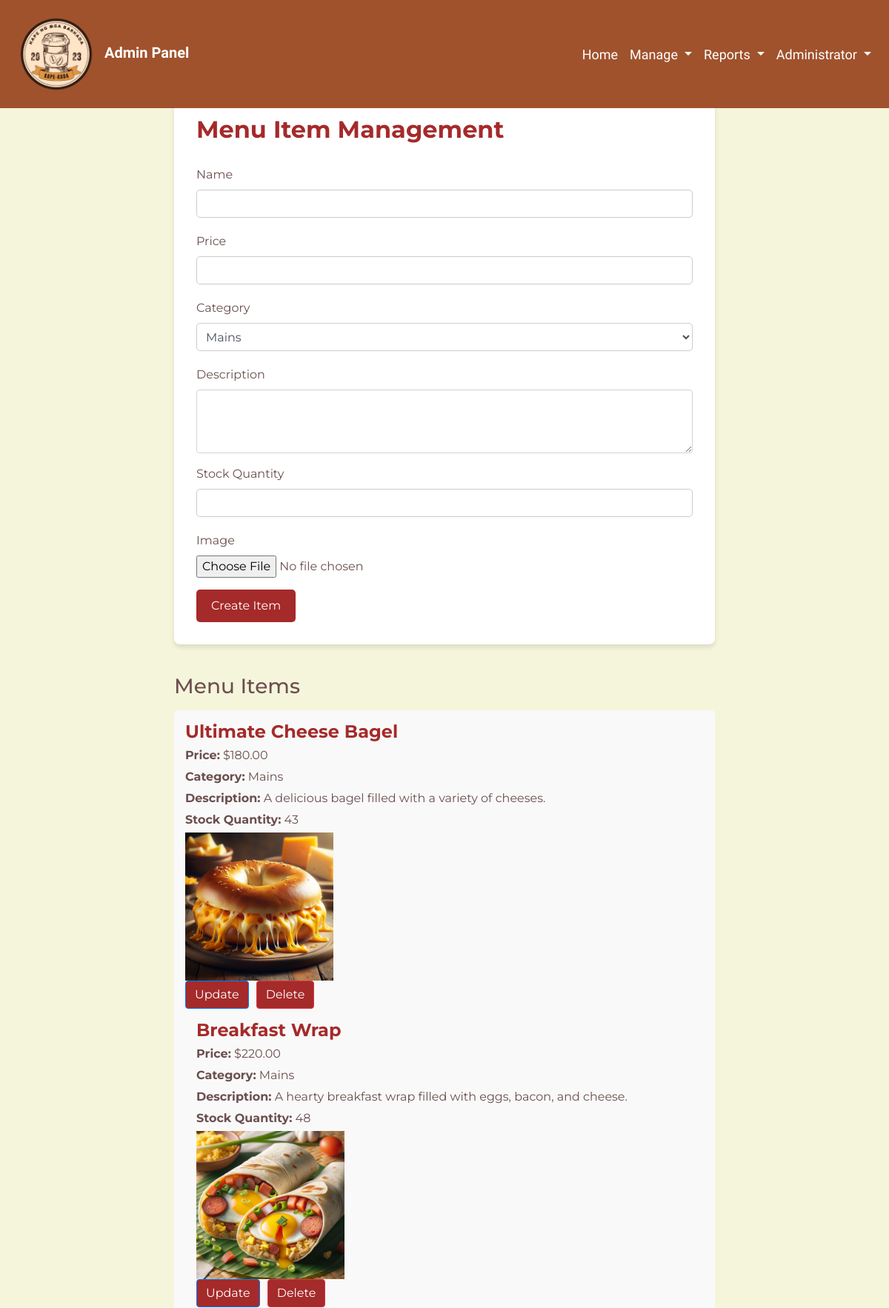
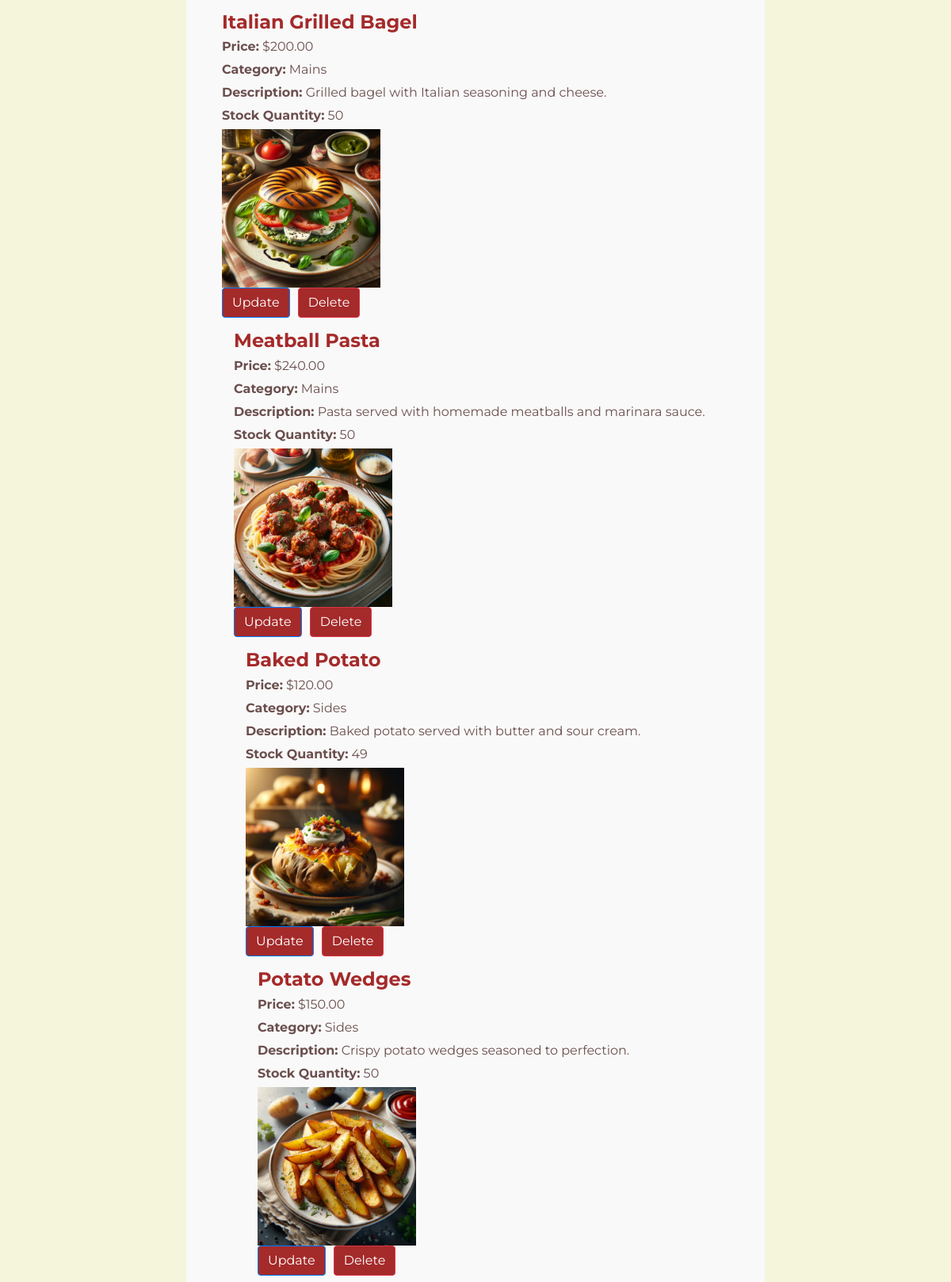
Page /admin_menu.php (upper part) on the committed database (2 pictures, top to bottom).
### tables this page shows
CREATE TABLE `menu_items` (
  `menu_item_id` int NOT NULL,
  `name` varchar(100) NOT NULL,
  `category` varchar(50) NOT NULL,
  `price` decimal(10,2) NOT NULL,
  `description` text,
  `stock_quantity` int NOT NULL,
  `image` varchar(60) DEFAULT NULL
);

### admin_menu.php (the view, shortened to what this page needs)
<?php
include 'admin_navbar.php';
include 'db_connection.php';
$sql = "SELECT * FROM menu_items";
$result = mysqli_query($conn, $sql);
$menu_items = [];
if (mysqli_num_rows($result) > 0) {
    while ($row = mysqli_fetch_assoc($result)) {
        $menu_items[] = $row;
    }
}
?>
<!DOCTYPE html>
<html lang="en">
<head>
    <link rel="stylesheet" href="https://stackpath.bootstrapcdn.com/bootstrap/4.5.2/css/bootstrap.min.css">
</head>
<body>
<div class="container">
    <div class="row justify-content-center">
        <div class="col-md-8">
            <div class="promotion-container">
                <h2 class="promotion-title">Menu Item Management</h2>
                <form class="promotion-form" method="post" action="<?php echo htmlspecialchars($_SERVER["PHP_SELF"]); ?>" enctype="multipart/form-data">
                    <div class="form-group">
                        <label for="name">Name</label>
                        <input type="text" class="form-control" id="name" name="name" required>
                    </div>
                    <div class="form-group">
                        <label for="price">Price</label>
                        <input type="number" class="form-control" id="price" name="price" min="0.01" step="0.01" required>
                    </div>
                    <div class="form-group">
                        <label for="category">Category</label>
                        <select class="form-control" id="category" name="category" required>
                            <option value="Mains">Mains</option>
                        </select>
                    </div>
                    <div class="form-group">
                        <label for="description">Description</label>
                        <textarea class="form-control" id="description" name="description" rows="3" required></textarea>
                    </div>
                    <div class="form-group">
                        <label for="stock_quantity">Stock Quantity</label>
                        <input type="number" class="form-control" id="stock_quantity" name="stock_quantity" required>
                    </div>
                    <div class="form-group">
                        <label for="image">Image</label>
                        <input type="file" class="form-control-file" id="image" name="image" accept="image/*" required>
                    </div>
                    <button type="submit" class="btn btn-primary" name="create_item">Create Item</button>
                </form>
            </div>
            <div class="promotion-list">
                <h3>Menu Items</h3>
                <?php foreach ($menu_items as $item): ?>
                    <div class="promotion-item">
                        <h4><?php echo $item['name']; ?></h4>
                        <p><strong>Price:</strong> $<?php echo $item['price']; ?></p>
                        <p><strong>Category:</strong> <?php echo $item['category']; ?></p>
                        <p><strong>Description:</strong> <?php echo $item['description']; ?></p>
                        <p><strong>Stock Quantity:</strong> <?php echo $item['stock_quantity']; ?></p>
                        <img src="images/<?php echo $item['image']; ?>" alt="<?php echo $item['name']; ?>" style="max-width: 200px; max-height: 200px;">
                        <div class="promotion-buttons">
                            <form method="post" action="update_menu.php">
                                <button type="submit" class="btn btn-primary update-btn">Update</button>
                            </form>
                        <div class="promotion-buttons">
                            <form method="post" action="<?php echo htmlspecialchars($_SERVER["PHP_SELF"]); ?>">
                                <button type="submit" class="btn btn-danger delete-btn">Delete</button>
                            </form>
                        </div>
                    </div>
                <?php endforeach; ?>
            </div>
        </div>
    </div>
</div>
</body>
</html>

### admin_navbar.php (style rules this page uses)
body { padding-top: 56px; color: #FFFFFF; }

### admin_menu.php (style rules this page uses)
body { background-color: #F5F5DC; color: #6B4F4E; font-family: 'Montserrat', sans-serif; }
.container { margin-top: 70px; }
.promotion-container { background-color: #FFFFFF; padding: 30px; border-radius: 8px; box-shadow: 0 4px 6px rgba(0, 0, 0, 0.1); }
.promotion-title { color: #A52A2A; font-weight: 700; margin-bottom: 30px; }
.promotion-form input[type="text"], .promotion-form input[type="number"], .promotion-form select { margin-bottom: 20px; border: 1px solid #ccc; border-radius: 5px; padding: 8px; width: 100%; }
.promotion-form button[type="submit"] { background-color: #A52A2A; color: #FFFFFF; border: none; border-radius: 5px; padding: 10px 20px; cursor: pointer; }
.promotion-list h3 { margin-top: 40px; margin-bottom: 15px; }
.promotion-list .promotion-item { background-color: #F9F9F9; padding: 15px; margin-bottom: 20px; border-radius: 5px; }
.promotion-list .promotion-item h4 { color: #A52A2A; font-weight: 700; margin-bottom: 5px; }
.promotion-list .promotion-item p { margin-bottom: 5px; }
.promotion-buttons { display: flex; }
.promotion-buttons .delete-btn, .promotion-buttons .update-btn { margin-right: 10px; }
.promotion-buttons .delete-btn { background-color: #A52A2A; color: #FFFFFF; }
.promotion-buttons .update-btn { background-color: #A52A2A; color: #FFFFFF; }

### rows in the picture
menu_items: name "Ultimate Cheese Bagel", price "180.00", category "Mains", description "A delicious bagel filled with a variety of cheeses.", stock_quantity "43", image (picture)
menu_items: name "Breakfast Wrap", price "220.00", category "Mains", description "A hearty breakfast wrap filled with eggs, bacon, and cheese.", stock_quantity "48", image (picture)
menu_items: name "Italian Grilled Bagel", price "200.00", category "Mains", description "Grilled bagel with Italian seasoning and cheese.", stock_quantity "50", image (picture)
menu_items: name "Meatball Pasta", price "240.00", category "Mains", description "Pasta served with homemade meatballs and marinara sauce.", stock_quantity "50", image (picture)
menu_items: name "Baked Potato", price "120.00", category "Sides", description "Baked potato served with butter and sour cream.", stock_quantity "49", image (picture)
menu_items: name "Potato Wedges", price "150.00", category "Sides", description "Crispy potato wedges seasoned to perfection.", stock_quantity "50", image (picture)
